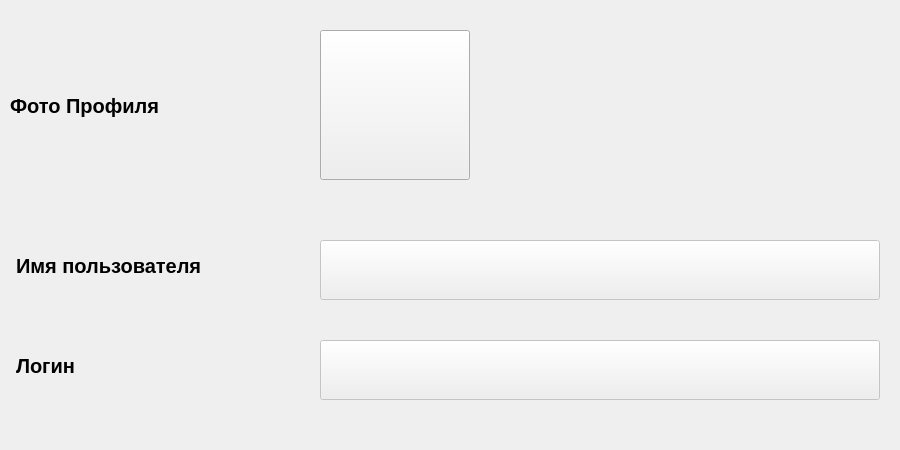
<?xml version="1.0" encoding="UTF-8"?>
<ui version="4.0">
 <class>MainWindow</class>
 <widget class="QMainWindow" name="MainWindow">
  <property name="geometry">
   <rect>
    <x>0</x>
    <y>0</y>
    <width>900</width>
    <height>450</height>
   </rect>
  </property>
  <property name="windowTitle">
   <string>Профиль</string>
  </property>
  <property name="windowIcon">
   <iconset>
    <normaloff>../Структурные фото/Икона.png</normaloff>../Структурные фото/Икона.png</iconset>
  </property>
  <widget class="QWidget" name="centralwidget">
   <widget class="QLabel" name="label_2">
    <property name="geometry">
     <rect>
      <x>16</x>
      <y>220</y>
      <width>301</width>
      <height>91</height>
     </rect>
    </property>
    <property name="font">
     <font>
      <pointsize>15</pointsize>
      <weight>75</weight>
      <bold>true</bold>
     </font>
    </property>
    <property name="text">
     <string>Имя пользователя</string>
    </property>
   </widget>
   <widget class="QLabel" name="label">
    <property name="geometry">
     <rect>
      <x>10</x>
      <y>60</y>
      <width>301</width>
      <height>91</height>
     </rect>
    </property>
    <property name="font">
     <font>
      <pointsize>15</pointsize>
      <weight>75</weight>
      <bold>true</bold>
     </font>
    </property>
    <property name="text">
     <string>Фото Профиля</string>
    </property>
   </widget>
   <widget class="QPushButton" name="pushButton_2">
    <property name="enabled">
     <bool>false</bool>
    </property>
    <property name="geometry">
     <rect>
      <x>320</x>
      <y>240</y>
      <width>560</width>
      <height>60</height>
     </rect>
    </property>
    <property name="font">
     <font>
      <family>Arial</family>
      <pointsize>15</pointsize>
      <weight>75</weight>
      <italic>false</italic>
      <bold>true</bold>
     </font>
    </property>
    <property name="text">
     <string/>
    </property>
   </widget>
   <widget class="QLabel" name="label_3">
    <property name="geometry">
     <rect>
      <x>16</x>
      <y>320</y>
      <width>301</width>
      <height>91</height>
     </rect>
    </property>
    <property name="font">
     <font>
      <pointsize>15</pointsize>
      <weight>75</weight>
      <bold>true</bold>
     </font>
    </property>
    <property name="text">
     <string>Логин</string>
    </property>
   </widget>
   <widget class="QPushButton" name="pushButton">
    <property name="geometry">
     <rect>
      <x>320</x>
      <y>30</y>
      <width>150</width>
      <height>150</height>
     </rect>
    </property>
    <property name="text">
     <string/>
    </property>
    <property name="iconSize">
     <size>
      <width>140</width>
      <height>140</height>
     </size>
    </property>
   </widget>
   <widget class="QPushButton" name="pushButton_3">
    <property name="enabled">
     <bool>false</bool>
    </property>
    <property name="geometry">
     <rect>
      <x>320</x>
      <y>340</y>
      <width>560</width>
      <height>60</height>
     </rect>
    </property>
    <property name="font">
     <font>
      <family>Arial</family>
      <pointsize>15</pointsize>
      <weight>75</weight>
      <italic>false</italic>
      <bold>true</bold>
     </font>
    </property>
    <property name="text">
     <string/>
    </property>
   </widget>
  </widget>
 </widget>
 <resources/>
 <connections/>
</ui>
